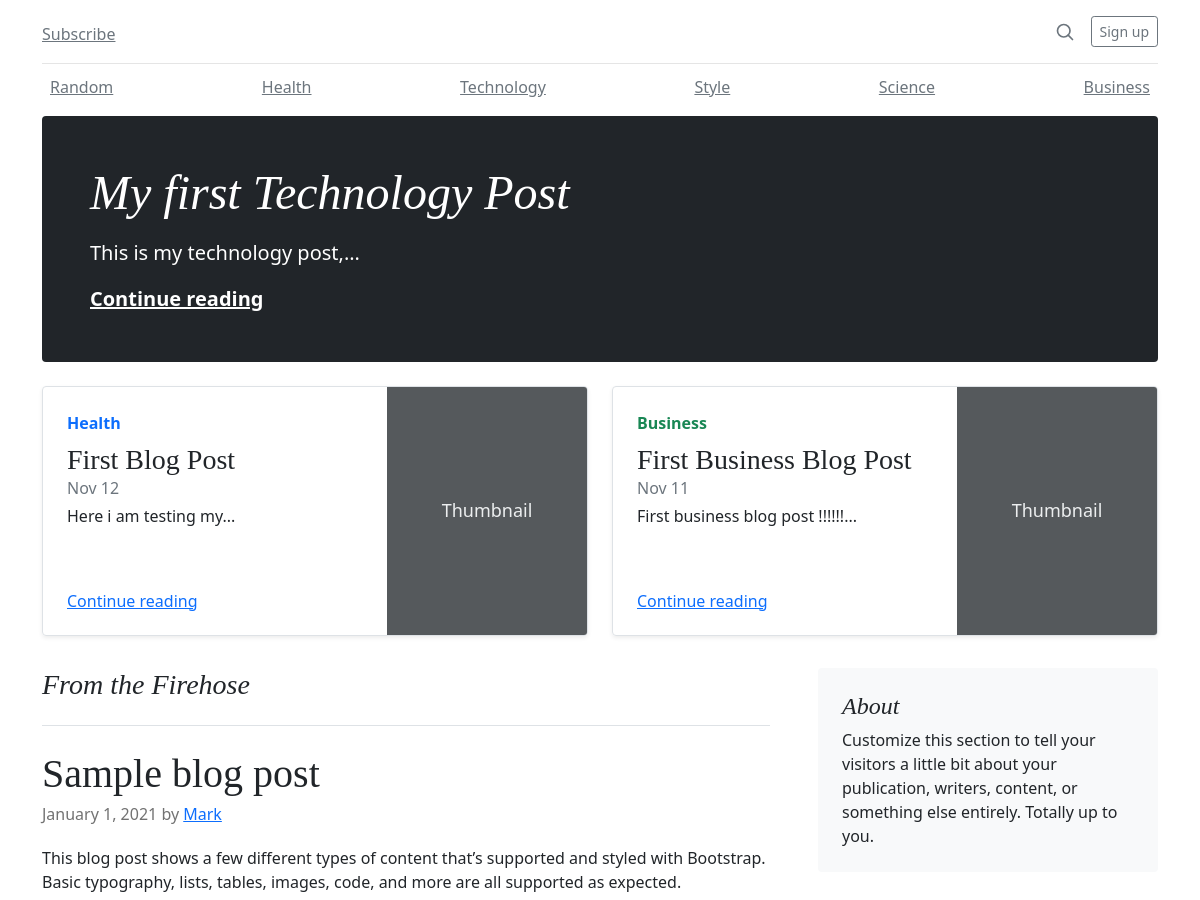
/ (upper part), run on an earlier commit of the app's database.
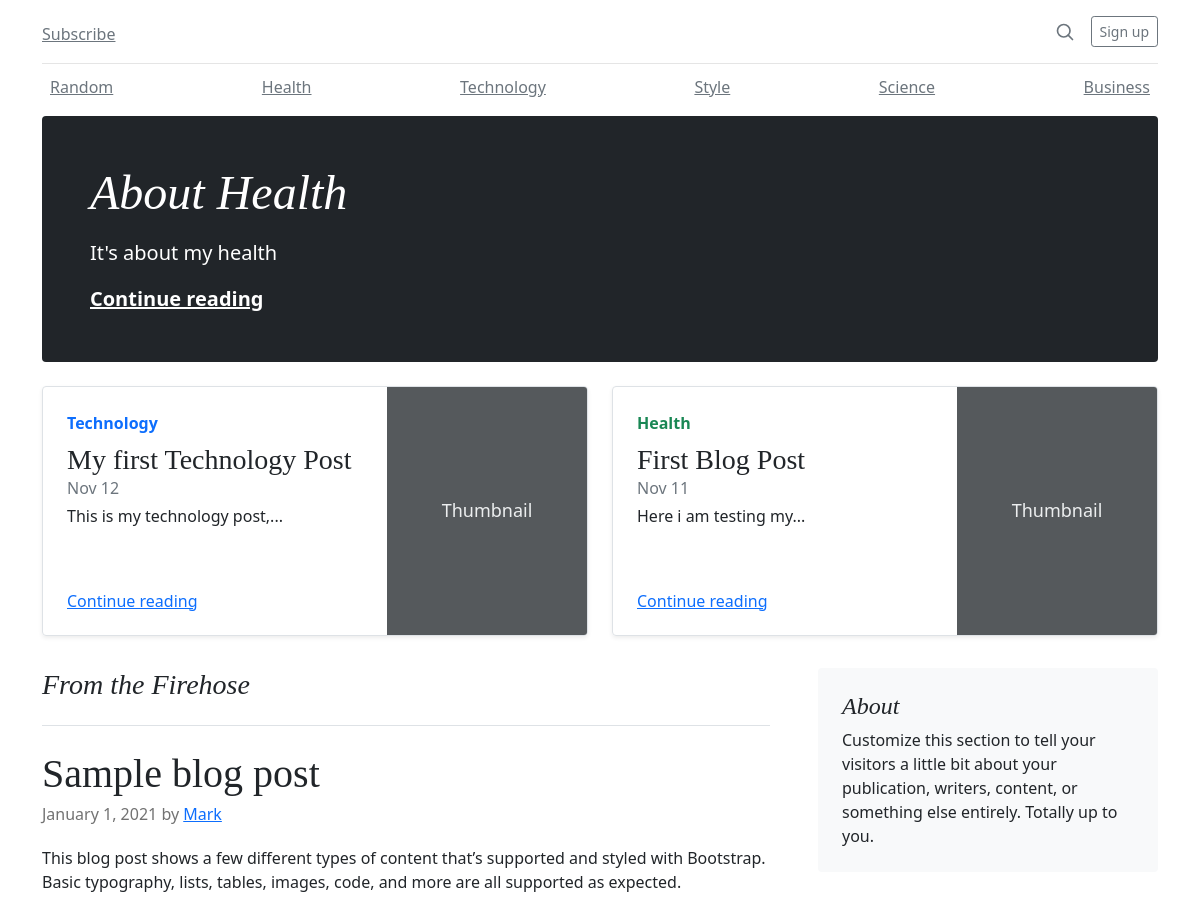
And on a later commit of the database.
### blog_app/models.py (models this page shows, shortened)
class Post(models.Model):
	id = models.UUIDField(primary_key=True, default=uuid.uuid4, editable=False)
	title = models.CharField(max_length=200)
	slug = models.SlugField(max_length=200, unique=True)
	author = models.ForeignKey(User, on_delete=models.CASCADE)
	content = models.TextField()
	created_at = models.DateTimeField(auto_now_add=True)
	updated_at = models.DateTimeField(auto_now=True)
	likes = models.IntegerField(default=0)
	categories = models.ForeignKey(Category, on_delete=models.CASCADE)
	is_published = models.BooleanField(default=True)
	def short_content(self):
		words = self.content.split()[:5]
		return ' '.join(words) + '...' if len(words) == 5 else ' '.join(words)

class Category(models.Model):
    name = models.CharField(max_length=100, unique=True)
    slug = models.SlugField(max_length=100, unique=True)
    class Meta:
    	verbose_name_plural = "Categories"

### blog_app/views.py (the view)
# urls.py: path('', views.index, name="index"),
def index(request):
	most_liked_post = Post.objects.order_by('-likes').first()
	top_three_posts = Post.objects.order_by('-likes')[:3]
	second_most_liked_post = top_three_posts[1] if len(top_three_posts) > 1 else None
	third_most_liked_post = top_three_posts[2] if len(top_three_posts) > 2 else None
	context = {
	'most_liked_post':most_liked_post,
	'second_most_liked_post':second_most_liked_post,
	'third_most_liked_post':third_most_liked_post
	}
	return render(request, 'index.html', context)

### blog_app/templates/index.html (shortened to what this page needs)
{% extends 'base.html' %}
    {% block top_blog %}
      <h1 class="display-4 fst-italic">{{ most_liked_post.title }}</h1>
      <p class="lead my-3">{{ most_liked_post.short_content }}</p>
      <p class="lead mb-0"><a href="#" class="text-white fw-bold">Continue reading</a></p>
    {% endblock %}
  {% block content %}
  <div class="row mb-2">
    <div class="col-md-6">
      <div class="row g-0 border rounded overflow-hidden flex-md-row mb-4 shadow-sm h-md-250 position-relative">
        <div class="col p-4 d-flex flex-column position-static">
          <strong class="d-inline-block mb-2 text-primary">{{ second_most_liked_post.categories.name }}</strong>
          <h3 class="mb-0">{{ second_most_liked_post.title }}</h3>
          <div class="mb-1 text-muted">Nov 12</div>
          <p class="card-text mb-auto">{{ second_most_liked_post.short_content }}</p>
          <a href="#" class="stretched-link">Continue reading</a>
        </div>
        <div class="col-auto d-none d-lg-block">
          <svg class="bd-placeholder-img" width="200" height="250" xmlns="http://www.w3.org/2000/svg" role="img" aria-label="Placeholder: Thumbnail" preserveAspectRatio="xMidYMid slice" focusable="false"><title>Placeholder</title><rect width="100%" height="100%" fill="#55595c"/><text x="50%" y="50%" fill="#eceeef" dy=".3em">Thumbnail</text></svg>
        </div>
      </div>
    </div>
    <div class="col-md-6">
      <div class="row g-0 border rounded overflow-hidden flex-md-row mb-4 shadow-sm h-md-250 position-relative">
        <div class="col p-4 d-flex flex-column position-static">
          <strong class="d-inline-block mb-2 text-success">{{ third_most_liked_post.categories.name }}</strong>
          <h3 class="mb-0">{{ third_most_liked_post.title }}</h3>
          <div class="mb-1 text-muted">Nov 11</div>
          <p class="mb-auto">{{ third_most_liked_post.short_content }}</p>
          <a href="#" class="stretched-link">Continue reading</a>
        </div>
        <div class="col-auto d-none d-lg-block">
          <svg class="bd-placeholder-img" width="200" height="250" xmlns="http://www.w3.org/2000/svg" role="img" aria-label="Placeholder: Thumbnail" preserveAspectRatio="xMidYMid slice" focusable="false"><title>Placeholder</title><rect width="100%" height="100%" fill="#55595c"/><text x="50%" y="50%" fill="#eceeef" dy=".3em">Thumbnail</text></svg>
        </div>
      </div>
    </div>
  </div>
  <div class="row g-5">
    <div class="col-md-8">
      <h3 class="pb-4 mb-4 fst-italic border-bottom">
        From the Firehose
      </h3>
      <article class="blog-post">
        <h2 class="blog-post-title">Sample blog post</h2>
        <p class="blog-post-meta">January 1, 2021 by <a href="#">Mark</a></p>
        <p>This blog post shows a few different types of content that’s supported and styled with Bootstrap. Basic typography, lists, tables, images, code, and more are all supported as expected.</p>
      </article>
    </div>
{% endblock %}

### blog_app/templates/base.html (shortened to what this page needs)
<!doctype html>
{% load static %}
<html lang="en">
  <head>
<link href="{% static 'css/bootstrap.min.css' %}" rel="stylesheet">
    <link href="{% static 'css/blog.css' %}" rel="stylesheet">
  </head>
  <body>
<div class="container">
  <header class="blog-header py-3">
    <div class="row flex-nowrap justify-content-between align-items-center">
      <div class="col-4 pt-1">
        <a class="link-secondary" href="#">Subscribe</a>
      </div>
      <div class="col-4 d-flex justify-content-end align-items-center">
        <a class="link-secondary" href="#" aria-label="Search">
          <svg xmlns="http://www.w3.org/2000/svg" width="20" height="20" fill="none" stroke="currentColor" stroke-linecap="round" stroke-linejoin="round" stroke-width="2" class="mx-3" role="img" viewBox="0 0 24 24"><title>Search</title><circle cx="10.5" cy="10.5" r="7.5"/><path d="M21 21l-5.2-5.2"/></svg>
        </a>
        <a class="btn btn-sm btn-outline-secondary" href="#">Sign up</a>
      </div>
    </div>
  </header>
{% include 'navbar.html' %}
<main class="container">
  <div class="p-4 p-md-5 mb-4 text-white rounded bg-dark">
    <div class="col-md-6 px-0">
      {% block top_blog %}
      {% endblock %}
    </div>
  </div>
{% block content %}
{% endblock %}
{% include 'sidelinks.html' %}
  </body>
</html>

### blog_app/templates/navbar.html
<div class="nav-scroller py-1 mb-2">
    <nav class="nav d-flex justify-content-between">
      <a class="p-2 link-secondary" href="{% url 'random' %}">Random</a>
      <a class="p-2 link-secondary" href="{% url 'health' %}">Health</a>
      <a class="p-2 link-secondary" href="{% url 'technology' %}">Technology</a>
      <a class="p-2 link-secondary" href="#">Style</a>
      <a class="p-2 link-secondary" href="#">Science</a>
      <a class="p-2 link-secondary" href="{% url 'business' %}">Business</a>
    </nav>
  </div>
</div>

### blog_app/templates/sidelinks.html (shortened to what this page needs)
<div class="col-md-4">
      <div class="position-sticky" style="top: 2rem;">
        <div class="p-4 mb-3 bg-light rounded">
          <h4 class="fst-italic">About</h4>
          <p class="mb-0">Customize this section to tell your visitors a little bit about your publication, writers, content, or something else entirely. Totally up to you.</p>
        </div>
        <div class="p-4">
        </div>
      </div>
    </div>
  </div>
</main>

### static/css/blog.css (style rules this page uses)
.blog-header { line-height: 1; border-bottom: 1px solid #e5e5e5; }
h1, h2, h3, h4, h5, h6 { font-family: "Playfair Display", Georgia, "Times New Roman", serif; }
.display-4 { font-size: 2.5rem; }
@media (min-width: 768px) { .display-4 { font-size: 3rem; } }
.nav-scroller { position: relative; z-index: 2; height: 2.75rem; overflow-y: hidden; }
.nav-scroller .nav { display: flex; flex-wrap: nowrap; padding-bottom: 1rem; margin-top: -1px; overflow-x: auto; text-align: center; white-space: nowrap; -webkit-overflow-scrolling: touch; }
@media (min-width: 768px) { .h-md-250 { height: 250px; } }
.blog-post { margin-bottom: 4rem; }
.blog-post-title { margin-bottom: .25rem; font-size: 2.5rem; }
.blog-post-meta { margin-bottom: 1.25rem; color: #727272; }

### blog_app/templates/base.html (style rules this page uses)
.bd-placeholder-img { font-size: 1.125rem; text-anchor: middle; -webkit-user-select: none; -moz-user-select: none; user-select: none; }

What changed in the data, as far as the page shows it:
no longer on this page (row unchanged): Post: categories.name "Business", title "First Business Blog Post", short_content "First business blog post !!!!!!..."
added Post: title "About Health", short_content "It's about my health"
Also different on the page:
{{ second_most_liked_post.categories.name }}: "Health" → "Technology"
{{ second_most_liked_post.title }}: "First Blog Post" → "My first Technology Post"
{{ second_most_liked_post.short_content }}: "Here i am testing my..." → "This is my technology post,..."
{{ third_most_liked_post.categories.name }}: "Business" → "Health"
{{ third_most_liked_post.title }}: "First Business Blog Post" → "First Blog Post"
{{ third_most_liked_post.short_content }}: "First business blog post !!!!!!..." → "Here i am testing my..."
{{ most_liked_post.title }}: "My first Technology Post" → "About Health"
{{ most_liked_post.short_content }}: "This is my technology post,..." → "It's about my health"
